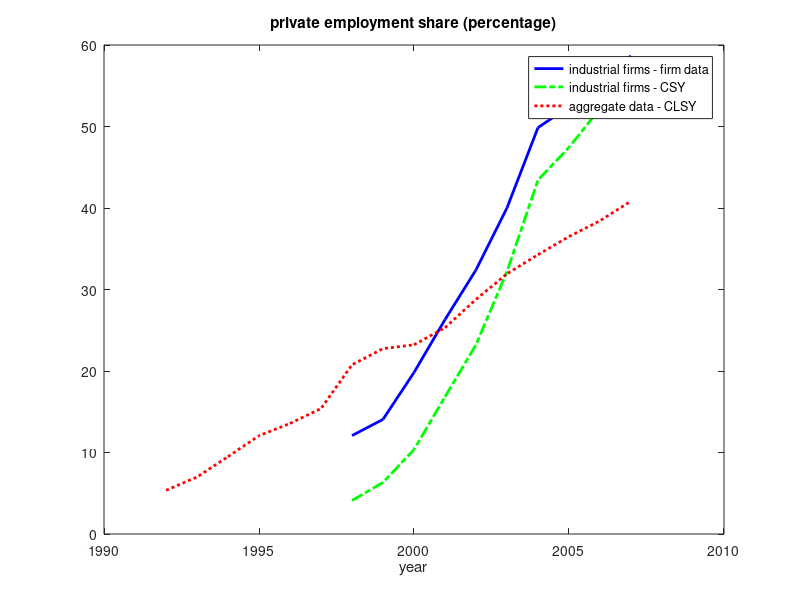

Reproduce this figure in MATLAB.
employ_share_manufacturing=[12.07512997	4.114026066
14.06300632	6.32230219
19.81769753	10.36667295
26.30368246	16.83449346
32.40902132	23.21853428
40.01641813	32.2084207
49.86788618	43.43862868
52.41316294	47.43828761
55.89134209	52.21192053
58.67037837	56.38043089
];

employ_share_aggregate=[5.360913127
6.989796238
9.492810601
12.06276175
13.55995365
15.39446514
20.75922536
22.74823986
23.21568627
25.31522928
28.7854464
31.93245146
34.27403066
36.49744826
38.43310753
40.84791386
];

close all
plot([1998:2007],employ_share_manufacturing(:,1),'-','color','b','linewidth',2)
hold on
plot([1998:2007],employ_share_manufacturing(:,2),'-.','color','g','linewidth',2)
hold on
plot([1992:2007],employ_share_aggregate,':','color','r','linewidth',2)
hold off
legend('industrial firms - firm data','industrial firms - CSY','aggregate data - CLSY')
xlabel('year')
title('private employment share (percentage)')
% legend('model','data')
print -f1 -r600 -depsc 'employment share'
